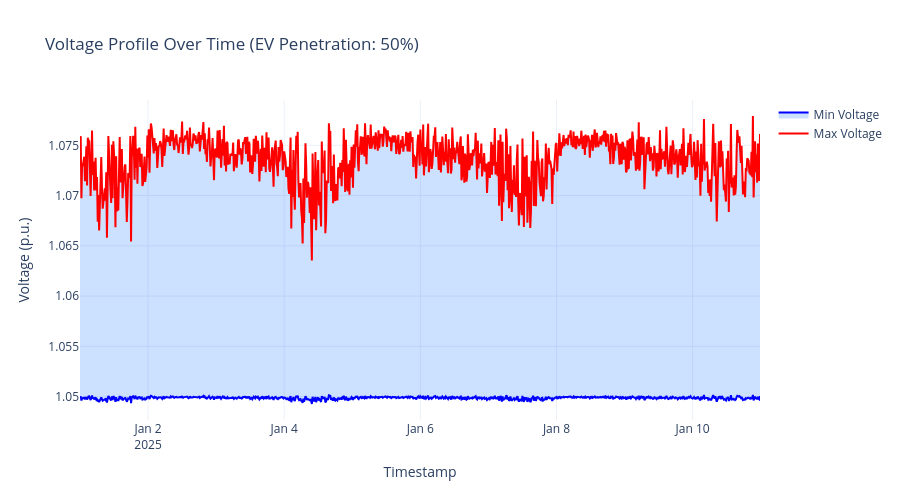
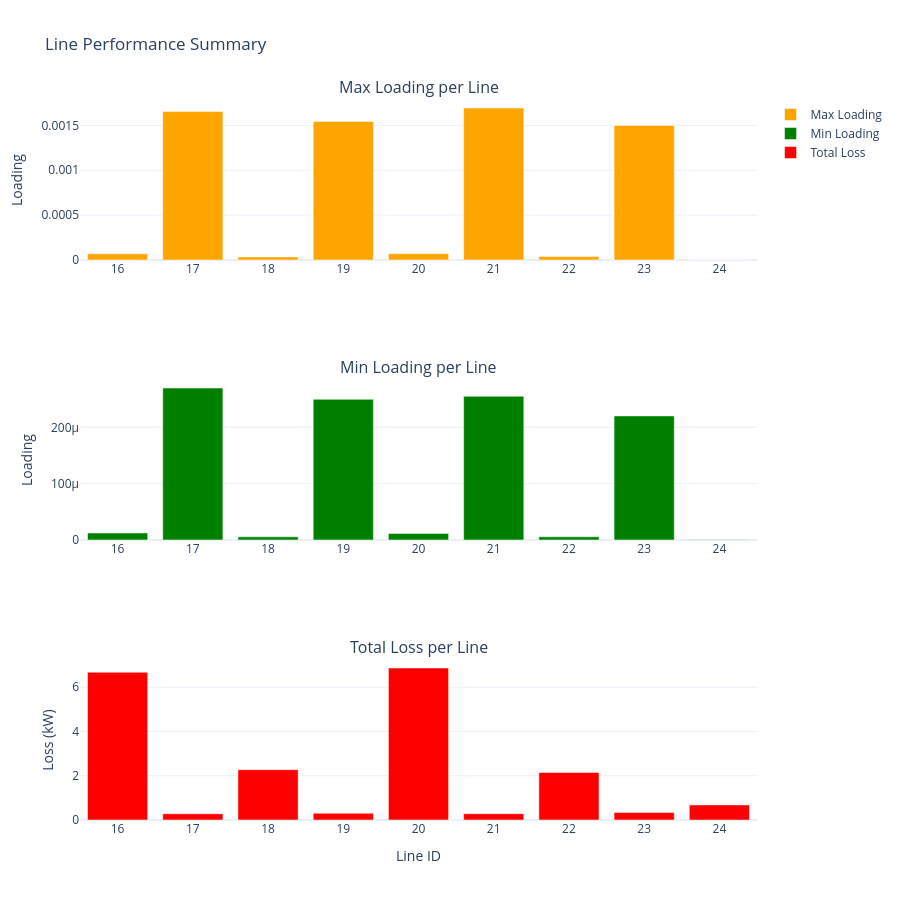

The code cell stored with these charts, in order, in its notebook:
### Code cell
import plotly.graph_objects as go
from plotly.subplots import make_subplots

fig_voltage = go.Figure()

fig_voltage.add_trace(
    go.Scatter(
        x=timestamp_table.index,
        y=timestamp_table["Max_Voltage"],
        mode="lines",
        name="Max Voltage",
        line={"color": "red", "width": 2},
    )
)

fig_voltage.add_trace(
    go.Scatter(
        x=timestamp_table.index,
        y=timestamp_table["Min_Voltage"],
        mode="lines",
        name="Min Voltage",
        line={"color": "blue", "width": 2},
        fill="tonexty",
        fillcolor="rgba(0,100,255,0.2)",
    )
)

fig_voltage.update_layout(
    title="Voltage Profile Over Time (EV Penetration: 50%)",
    xaxis_title="Timestamp",
    yaxis_title="Voltage (p.u.)",
    hovermode="x unified",
    template="plotly_white",
    height=500,
)

fig_voltage.show()

fig_lines = make_subplots(
    rows=3,
    cols=1,
    subplot_titles=("Max Loading per Line", "Min Loading per Line", "Total Loss per Line"),
    specs=[[{"secondary_y": False}], [{"secondary_y": False}], [{"secondary_y": False}]],
)

fig_lines.add_trace(
    go.Bar(x=line_table.index, y=line_table["Max_Loading"], name="Max Loading", marker_color="orange"), row=1, col=1
)

fig_lines.add_trace(
    go.Bar(x=line_table.index, y=line_table["Min_Loading"], name="Min Loading", marker_color="green"), row=2, col=1
)

fig_lines.add_trace(
    go.Bar(x=line_table.index, y=line_table["Total_Loss"], name="Total Loss", marker_color="red"), row=3, col=1
)

fig_lines.update_yaxes(title_text="Loading", row=1, col=1)
fig_lines.update_yaxes(title_text="Loading", row=2, col=1)
fig_lines.update_yaxes(title_text="Loss (kW)", row=3, col=1)
fig_lines.update_xaxes(title_text="Line ID", row=3, col=1)

fig_lines.update_layout(title_text="Line Performance Summary", height=900, showlegend=True, template="plotly_white")

fig_lines.show()

### Figure 1 — Plotly figure (JSON) as saved in the notebook; plotly's stock layout.template omitted (floating-point values rounded to 4 significant figures; data arrays with more than 128 entries replaced by an {"elided": "..."} marker saying what was removed)
{"data": [{"line": {"color": "red", "width": 2}, "mode": "lines", "name": "Max Voltage", "type": "scatter", "x": {"elided": "960 str values"}, "y": {"elided": "960 float values"}}, {"fill": "tonexty", "fillcolor": "rgba(0,100,255,0.2)", "line": {"color": "blue", "width": 2}, "mode": "lines", "name": "Min Voltage", "type": "scatter", "x": {"elided": "960 str values"}, "y": {"elided": "960 float values"}}], "layout": {"height": 500, "hovermode": "x unified", "title": {"text": "Voltage Profile Over Time (EV Penetration: 50%)"}, "xaxis": {"title": {"text": "Timestamp"}}, "yaxis": {"title": {"text": "Voltage (p.u.)"}}}}

### Figure 2 — Plotly figure (JSON) as saved in the notebook; plotly's stock layout.template omitted (floating-point values rounded to 4 significant figures)
{"data": [{"marker": {"color": "orange"}, "name": "Max Loading", "type": "bar", "x": [16, 17, 18, 19, 20, 21, 22, 23, 24], "xaxis": "x", "y": [6.869e-05, 0.001654, 3.414e-05, 0.001544, 7.086e-05, 0.001694, 3.876e-05, 0.0015, 2.452e-07], "yaxis": "y"}, {"marker": {"color": "green"}, "name": "Min Loading", "type": "bar", "x": [16, 17, 18, 19, 20, 21, 22, 23, 24], "xaxis": "x2", "y": [1.254e-05, 0.0002698, 5.617e-06, 0.0002497, 1.172e-05, 0.000255, 5.715e-06, 0.0002202, 2.419e-07], "yaxis": "y2"}, {"marker": {"color": "red"}, "name": "Total Loss", "type": "bar", "x": [16, 17, 18, 19, 20, 21, 22, 23, 24], "xaxis": "x3", "y": [6.68, 0.2822, 2.275, 0.3051, 6.87, 0.2858, 2.146, 0.3364, 0.6814], "yaxis": "y3"}], "layout": {"annotations": [{"font": {"size": 16}, "showarrow": false, "text": "Max Loading per Line", "x": 0.5, "xanchor": "center", "xref": "paper", "y": 1, "yanchor": "bottom", "yref": "paper"}, {"font": {"size": 16}, "showarrow": false, "text": "Min Loading per Line", "x": 0.5, "xanchor": "center", "xref": "paper", "y": 0.6111, "yanchor": "bottom", "yref": "paper"}, {"font": {"size": 16}, "showarrow": false, "text": "Total Loss per Line", "x": 0.5, "xanchor": "center", "xref": "paper", "y": 0.2222, "yanchor": "bottom", "yref": "paper"}], "height": 900, "showlegend": true, "title": {"text": "Line Performance Summary"}, "xaxis": {"anchor": "y", "domain": [0, 1]}, "xaxis2": {"anchor": "y2", "domain": [0, 1]}, "xaxis3": {"anchor": "y3", "domain": [0, 1], "title": {"text": "Line ID"}}, "yaxis": {"anchor": "x", "domain": [0.7778, 1], "title": {"text": "Loading"}}, "yaxis2": {"anchor": "x2", "domain": [0.3889, 0.6111], "title": {"text": "Loading"}}, "yaxis3": {"anchor": "x3", "domain": [0, 0.2222], "title": {"text": "Loss (kW)"}}}}
